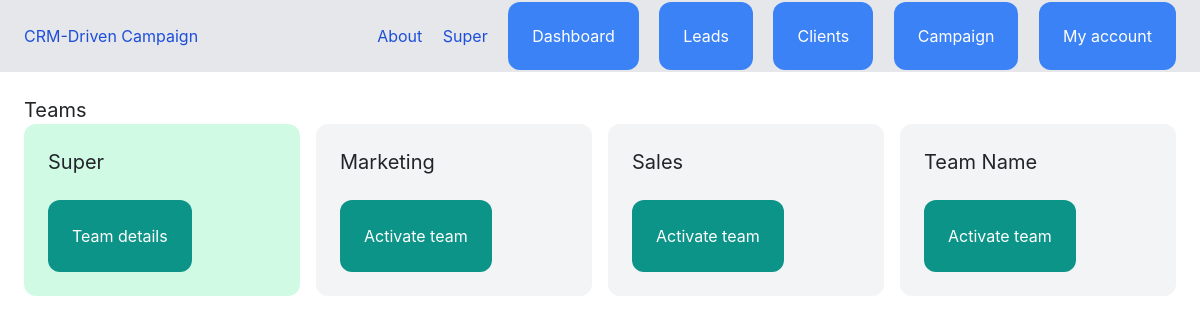
Page /dashboard/teams/ (signed in) on the committed database.
### team/models.py (models this page shows, shortened)
class Team(models.Model):
    name = models.CharField(max_length=100)
    members = models.ManyToManyField(User, related_name='teams')
    created_by = models.ForeignKey(User, related_name='created_teams', on_delete=models.CASCADE)
    created_at = models.DateTimeField(auto_now_add=True)
    modified_at = models.DateTimeField(auto_now=True)

### team/views.py (the view)
# urls.py: path('', views.teams_list, name='list'),
@login_required
def teams_list(request):
    teams = Team.objects.filter(members__in=[request.user])
    return render(request,'team/teams_list.html', {'teams': teams})

### team/context_processors.py (called while the page is built)
def active_team(request):
    if request.user.is_authenticated:
        active_team = None
        if request.user.userprofile.active_team:
            active_team = request.user.userprofile.active_team
        else:
            active_team = Team.objects.filter(created_by = request.user)[0]
    else:
        active_team = None
    return { 'active_team': active_team}

### team/templates/team/teams_list.html (shortened to what this page needs)
{% extends 'core/base.html' %}
{% block content %}
<div class="py-6 px-6">
    <h1 class="text-xl">Teams </h1>
    <div class="grid grid-cols-4 gap-4">
        {% for team in teams %}
            <div class= "{% if team == active_team %}bg-emerald-100{% else %} bg-gray-100 {% endif %} rounded-xl p-6">
                <h2 class="mb-4 text-xl"> {{ team.name }}</h2>
                {% if team == active_team %}
                    <a href="{% url 'team:detail' team.id %}" class="inline-block py-4 px-6 bg-teal-600 rounded-xl text-white">Team details</a>
                {% else %}
                    <a href="{% url 'team:activate' team.id %}" class="inline-block py-4 px-6 bg-teal-600 rounded-xl text-white">Activate team</a>
                {% endif %}
            </div>
        {% endfor %}
    </div>
</div>
{% endblock %}

### core/templates/core/partials/nav.html
<nav class="py-6 px-6 flex justify-between bg-gray-200">
    <a href="/" class="text-blue-700">CRM-Driven Campaign</a>
        <div class="space-x-4">
            <a href="{% url 'about' %}" class="text-blue-700">About</a>
            {% if request.user.is_authenticated %}
            <a href="{% url 'team:detail' active_team.id %}" class="text-blue-700">{{ active_team.name }}</a>
            <a href="{% url 'dashboard:index' %}" class="py-4 px-6 bg-blue-500 rounded-xl text-white">Dashboard</a>
            <a href="{% url 'leads:list' %}" class="py-4 px-6 bg-blue-500 rounded-xl text-white">Leads</a>
            <a href="{% url 'clients:list' %}" class="py-4 px-6 bg-blue-500 rounded-xl text-white">Clients</a>
            <a href="{% url 'campaigns' %}" class="py-4 px-6 bg-blue-500 rounded-xl text-white">Campaign</a>
            <a href="{% url 'userprofile:myaccount' %}" class="py-4 px-6 bg-blue-500 rounded-xl text-white">My account</a>
            {% else %}
            <a href="{% url 'login' %}" class="py-4 px-6 bg-blue-600 rounded-xl text-white">Login</a>
            <a href="{% url 'userprofile:signup' %}" class="py-4 px-6 bg-blue-400 rounded-xl text-white">Sign up</a>
            {% endif %}
        </div>
</nav>

### rows in the picture
Team: name "Super", shows "Team details"
Team: name "Marketing", shows "Activate team"
Team: name "Sales", shows "Activate team"
Team: name "Team Name", shows "Activate team"
